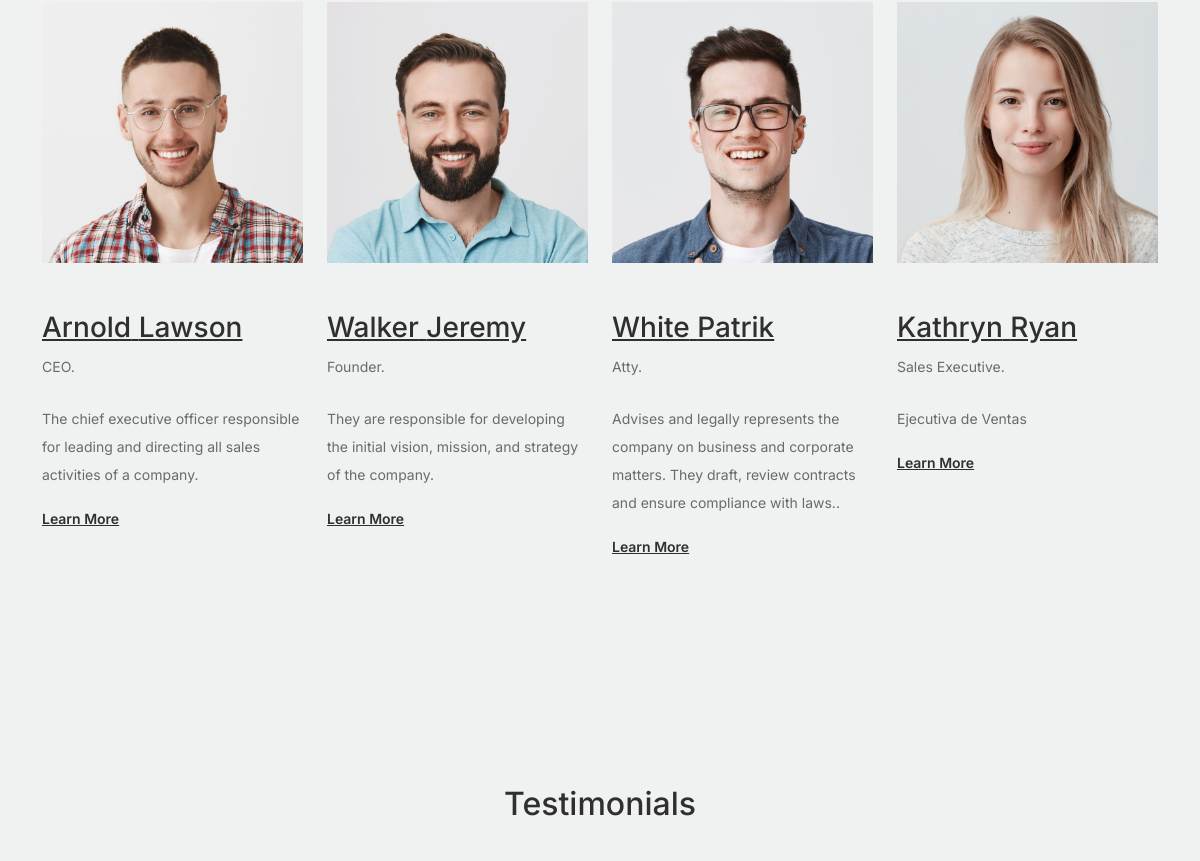
Page /about/ (middle part) on the earlier database version.
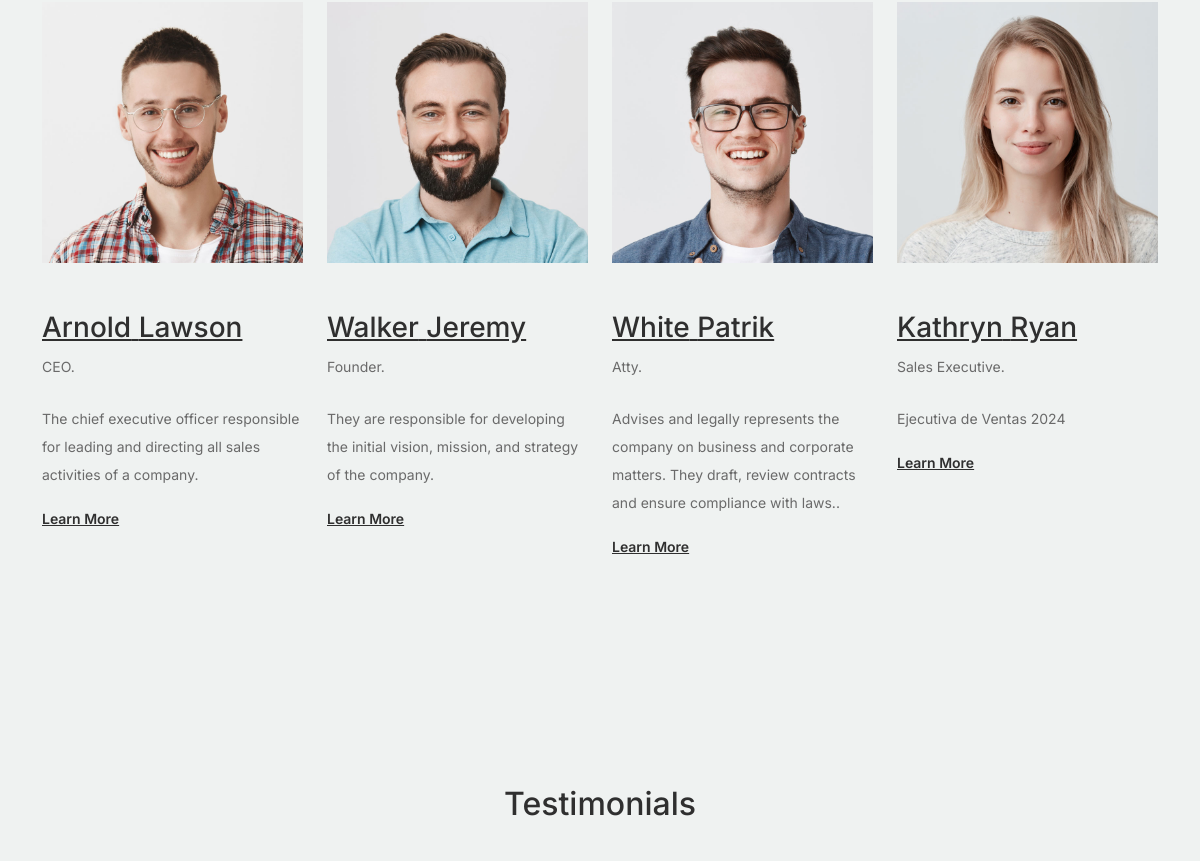
Same page on the later database version.
### models/models.py (models this page shows, shortened)
class About(models.Model):
    first_name = models.CharField(max_length=100)
    last_name = models.CharField(max_length=100)
    position = models.CharField(max_length=100)
    description = models.TextField(default="")
    image_url = models.CharField(max_length=2083, default="")
    class Meta:
        verbose_name_plural = "Abouts"
        verbose_name = "About"

### models/views.py (the view)
# urls.py: path("about/", about, name="about"),
def about(request):
    team = About.objects.all()
    testimonial = Testimonial.objects.all()
    context = {"teams": team, "testimonials": testimonial}
    return render(request, "about.html", context)

### models/templates/about.html (shortened to what this page needs)
{% extends 'index.html' %}
{% block static %}
	{% load static %}
{% endblock static %}
{% block content %}
		<div class="untree_co-section">
			<div class="container">
				<div class="row">
          {% for team in teams %}
            <div class="col-12 col-md-6 col-lg-3 mb-5 mb-md-0">
              <img src="{% static 'images/'|add:team.image_url %}" class="img-fluid mb-5">
              <h3 clas><a href="#"><span class="">{{team.first_name}}</span> {{team.last_name}}</a></h3>
              <span class="d-block position mb-4">{{team.position}}.</span>
              <p>{{team.description}}</p>
              <p class="mb-0"><a href="#" class="more dark">Learn More </a></p>
            </div>
          {% endfor %}
				</div>
			</div>
		</div>
		<div class="testimonial-section before-footer-section">
			<div class="container">
				<div class="row">
					<div class="col-lg-7 mx-auto text-center">
						<h2 class="section-title">Testimonials</h2>
					</div>
				</div>
				<div class="row justify-content-center">
					<div class="col-lg-12">
						<div class="testimonial-slider-wrap text-center">
						</div>
					</div>
				</div>
			</div>
		</div>
{% endblock content %}

Differences in the rows shown:
changed About "Kathryn": description "Ejecutiva de Ventas" → "Ejecutiva de Ventas 2024"
